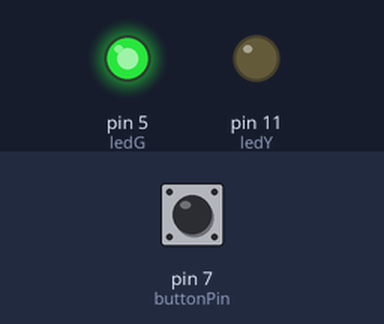
The sketch below on a simulated Arduino Uno, built with avr-gcc and run on an emulated ATmega328P. Shown: output pins drawn as LEDs (lit = HIGH). The inputs (shaded band) are chosen by the test bench; at power-on: pin 7 (buttonPin) LOW. What the sketch prints to the serial monitor is not drawn.

Above: at 1.2 s.
1.3 s: pin 7 (buttonPin) pulled HIGH for 0.15 s
At 1.37 s:
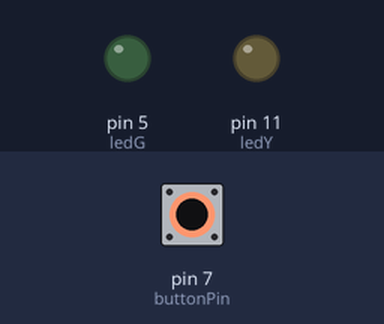
2.9 s: pin 7 (buttonPin) pulled HIGH for 3.2 s
At 6.8 s:
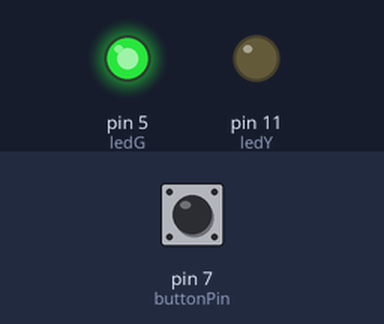
Timing chart, 0 to 8.3 s (numbered marks = the images above; inputs shaded):
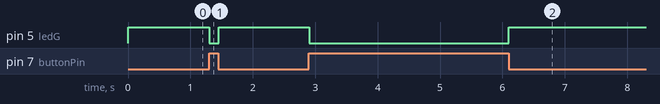

Measured:
- after the input at 1.3 s, pin 5 (ledG): HIGH → LOW at once, → HIGH 0.15 s later
- after the input at 2.9 s, pin 5 (ledG): HIGH → LOW at once, → HIGH 3.2 s later

The sketch:

switchLEDS.ino
```cpp
int buttonState; // initializing my variable to know the state of the switch
int interval; // stores my random interval
int ledG = 5;
int ledY = 11;

int buttonPin = 7;

void setup() {
  Serial.begin(9600);
  pinMode(ledY, OUTPUT);// assigning pin 11 to be an output, this is my led

  pinMode(ledG, OUTPUT);// assigning pin 5 to be an output, this is my led
  pinMode(buttonPin, INPUT);
}

void loop() {
  buttonState = digitalRead(buttonPin);

  if (buttonState == 1) {
    digitalWrite(ledG, LOW);
  }else{
     digitalWrite(ledG, HIGH);
    }


  Serial.println(buttonState);

}
```
